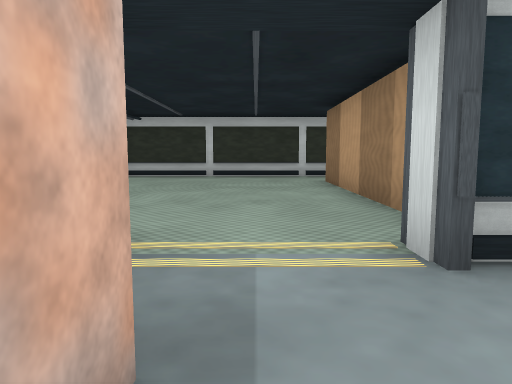
View 1 (above)

15 first-person views from a walk through a Unity game level. The camera is 1.4 m above the floor, tilts 6° down and sees 70° across. The floor is counted in squares, 2 m on a side. Each view is taken from the middle of a square. On the plan, view 1 faces up. The plan holds only what a view shows up to about 11 squares ahead; the rest is blank. The place goes on beyond the plan. The player is left out.

View 2
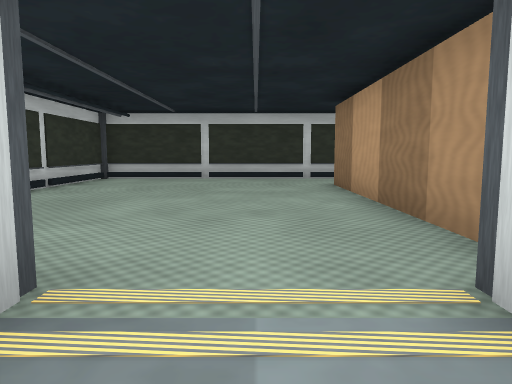

View 3
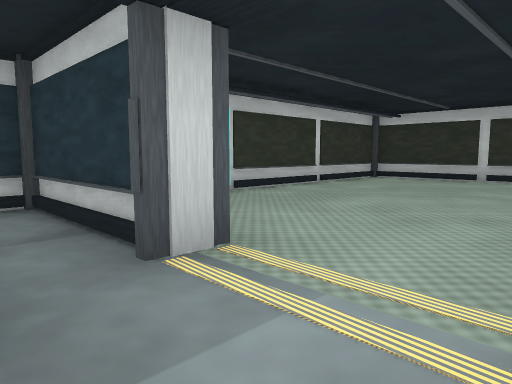

View 4
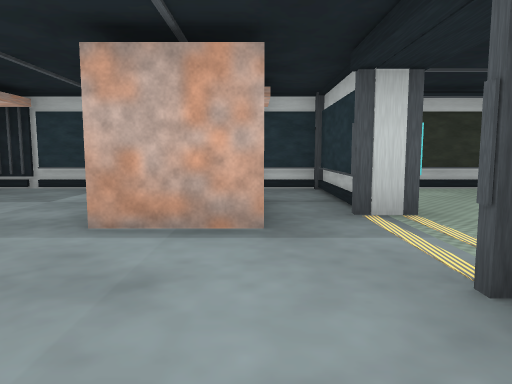

View 5
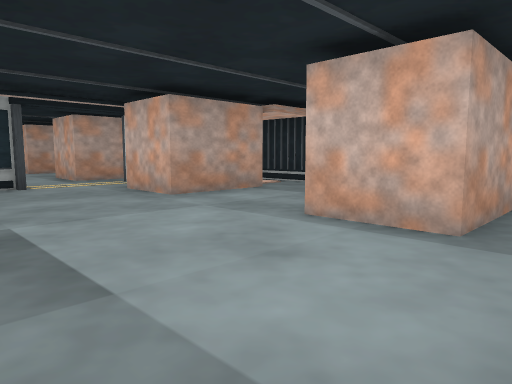

View 6
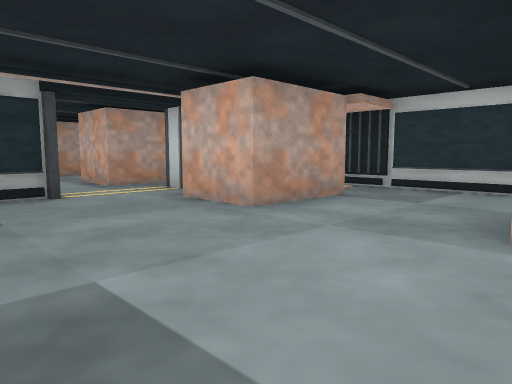

View 7
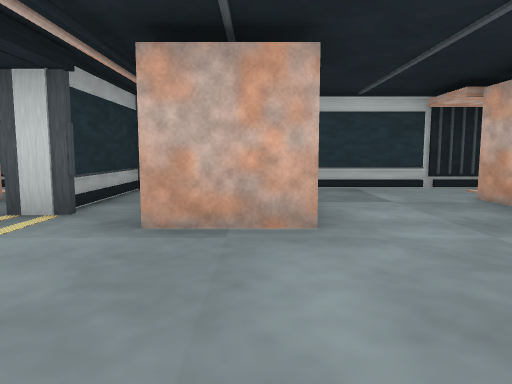

View 8
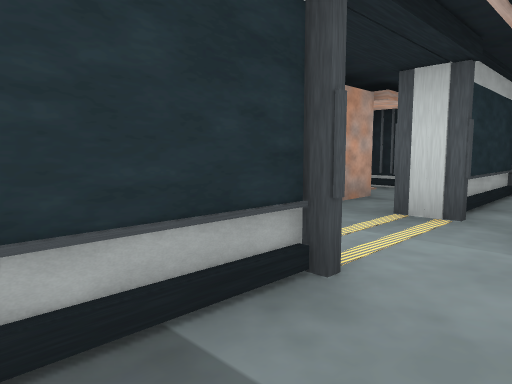

View 9
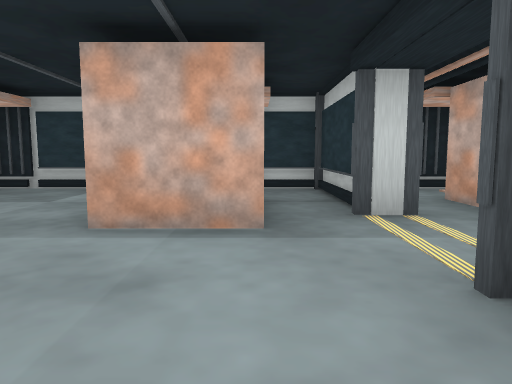

View 10
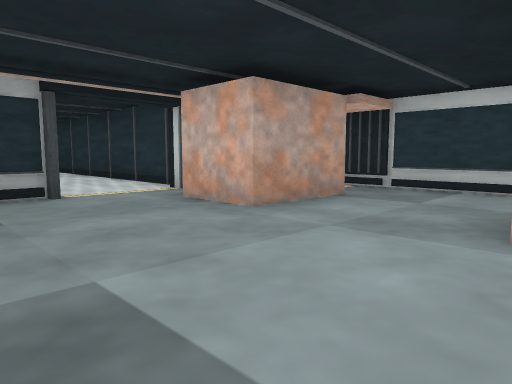

View 11
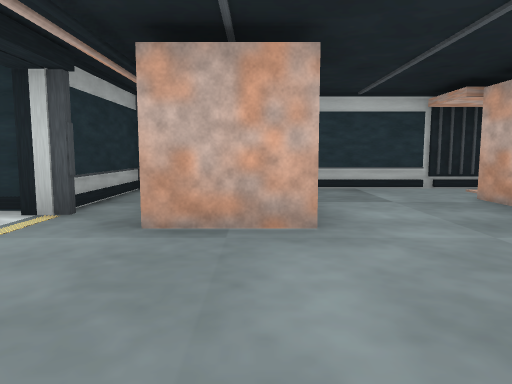

View 12
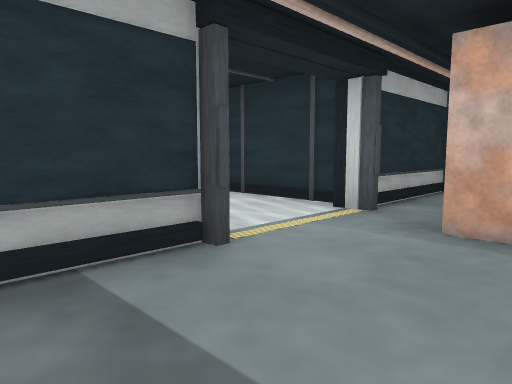

View 13
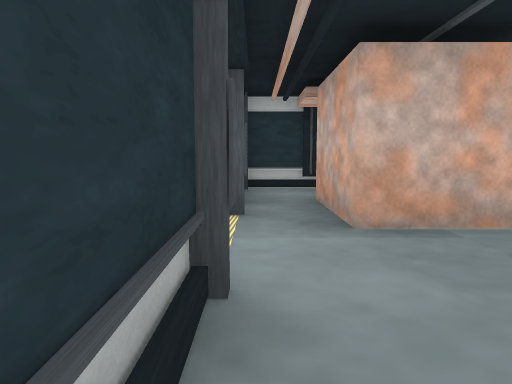

View 14
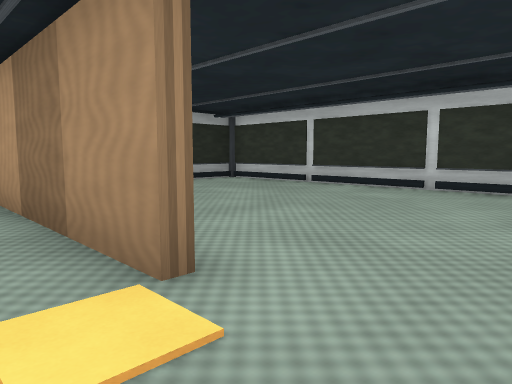

View 15
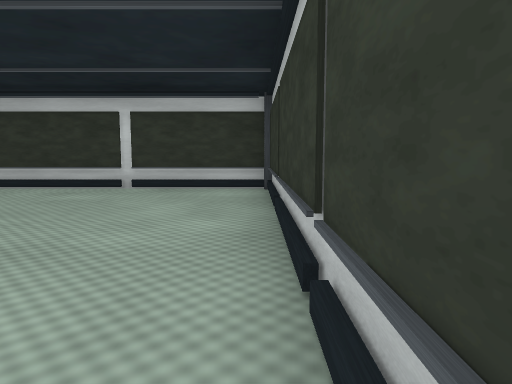

### Floor plan
Points are (right, up) in squares from view 1. A wall is a line through its corners. A room is listed if a view was taken in it or the views show most of it. See-through windows are left out.
Room 1 (views 1, 2, 3, 4, 5, 6, 7, 8)
walls: (-1.9, -0.6) (-2.6, -0.6); (-0.4, 1.1) (-0.4, -0.6); (1.2, 2) (1.2, 2.9); (-2.8, -3.4) (-0.4, -3.4) (-0.4, -5.1); (1.1, -6.3) (2.9, -6.3); (1.8, 2.3) (1.1, 2.3); (-1.1, -6) (-1.1, -6.7); (-1.1, 3) (-1.1, 2); (-4.3, -0.4) (-4.3, -6.3) (-1, -6.3)
ways out: opening at (0.5, -6) to room 2; opening at (0.5, 3) to room 3; opening at (-3, -1) to room 4; gap at (-1, 2) to room 4
Room 2 (views 9, 10, 11, 12, 13)
walls: (-2.8, -12.4) (-0.4, -12.4) (-0.4, -14.1) (-2.6, -14.1); (-1.9, -9.6) (-2.6, -9.6); (-1.1, -15) (-1.1, -15.8); (1.1, -15.3) (2.8, -15.3); (-0.4, -7.9) (-0.4, -9.6); (-1.5, -15.9) (-1.5, -18.5); (-4.3, -9.4) (-4.3, -15.3) (-1, -15.3)
ways out: opening at (0.5, -6) to room 1; opening at (-3, -10) to room 5; gap at (-1, -7) to room 5; gap at (-1, -15)
Room 3 (views 14, 15)
walls: (2.7, 11.3) (-4.3, 11.3) (-4.3, 2.7) (-2.8, 2.7); (1.8, 3.8) (1.8, 9.2)
ways out: opening at (0.5, 3) to room 1; gap at (3, 9)
Room 4 (no view inside)
walls: (-2.4, 1.1) (-0.4, 1.1); (-1, 2.3) (-4.3, 2.3) (-4.3, -0.4)
ways out: opening at (-3, -1) to room 1; gap at (-1, 2) to room 1
Room 5 (no view inside)
walls: (-2.8, -7.9) (-0.4, -7.9); (-1.1, -6.9) (-4.4, -6.9); (-1.1, -6.7) (-4.3, -6.7) (-4.3, -9.4); (-1.8, -5.1) (-2.6, -5.1)
ways out: opening at (-3, -10) to room 2; gap at (-1, -7) to room 2

Positions as (right, up) in squares from view 1, and headings:
1: (0, 0), facing up
2: (0, 1), facing up
3: (1, 1), facing up-left
4: (3, 1), facing left
5: (3, 2), facing down-left
6: (3, 0), facing down-left
7: (3, -4), facing left
8: (3, -5), facing down-left
9: (3, -8), facing left
10: (3, -9), facing down-left
11: (3, -13), facing left
12: (3, -13), facing down-left
13: (3, -15), facing left
14: (3, 11), facing down-left
15: (3, 11), facing left
